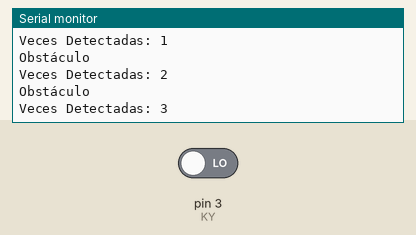
Recording of a sketch running on a simulated Arduino Uno, built with avr-gcc and run on an emulated ATmega328P. Shown: the last lines printed to the serial monitor. The test bench sets the inputs (shaded band); at power-on: pin 3 (KY) LOW.

Above: at 1.8 s.
1.9 s: pin 3 (KY) driven HIGH
At 2.4 s:
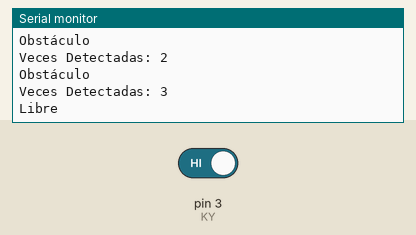
4.0 s: pin 3 (KY) driven LOW
At 4.31 s:
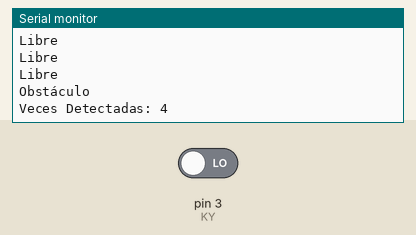
Timing chart, 0 to 7.0 s (numbered marks = the images above; inputs shaded):
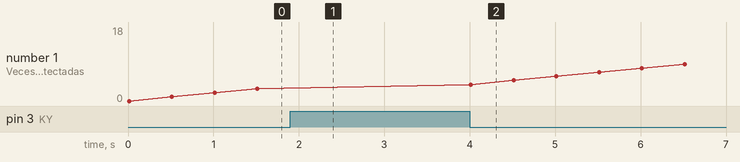

Measured:
- after the input at 1.9 s, the serial monitor: prints a new line after 0.10 s (image 1)
- after the input at 4.0 s, the serial monitor: prints a new line at once (image 2)
- plotted number 1: 3 → 18 after the input at 4.0 s

The sketch:

6-Deteccion-de-Obstaculos-KY-032-y-KY-033.ino
```cpp
/*
  Derechos de autor © UNIT Electronics
  Este codigo se proporciona "tal cual", sin garantías de ningún tipo.

  Para más información, visita nuestro blog:
  https://blog.uelectronics.com/tarjetas-desarrollo/arduino/deteccion-de-obstaculos-por-medio-de-los-modulos-ky-032-y-ky-033/
*/

int valor, KY = 3;                      // Variable 'valor' para almacenar los datos del sensor KY, y 'KY' para el pin del sensor
int cuenta = 0;                         // Variable para el conteo de detección de objetos
int dato;                               // Variable para almacenar el dato del conteo

void setup() {
  Serial.begin(9600);                   // Inicialización del puerto serial a 9600 baudios
  pinMode(KY, INPUT);                   // Configuración del pin del sensor KY como entrada
}

void loop() {
  valor = digitalRead(KY);              // Lectura del valor digital del sensor KY y asignación a la variable 'valor'

  if (valor == 1) {                     // Si el valor leído es 1...
    Serial.println("Libre");            // No hay detección de obstáculo
  } else if (valor == 0) {              // De lo contrario, si el valor leído es 0...
    Serial.println("Obstáculo");        // Se detecta un obstáculo
    dato = cuenta++;                    // Incrementa el contador y almacena el valor en 'dato'
    Serial.print("Veces Detectadas: "); // Imprime el texto "Veces Detectadas: "
    Serial.println(dato);               // Imprime el número de veces que se ha detectado un obstáculo
  }

  delay(500);                           // Espera 0.5 segundos antes de repetir el proceso
}
```
